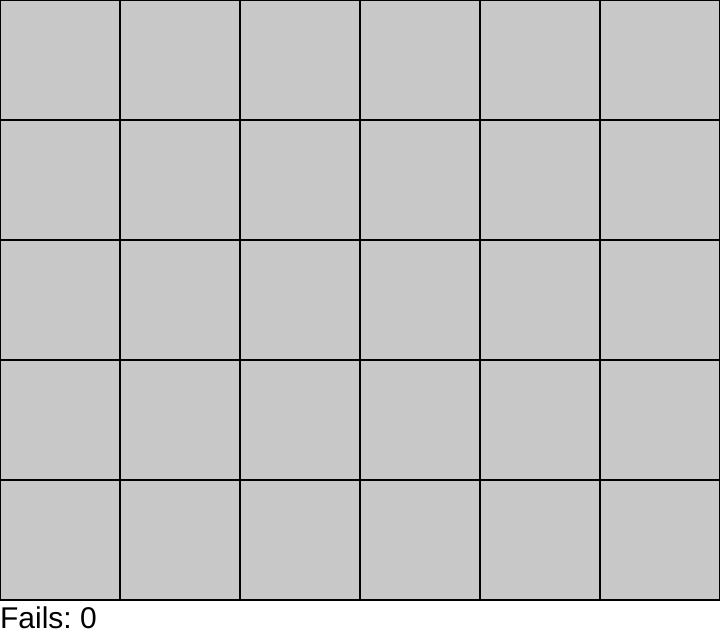
Frame 1 (no input)
Frame 60 (no input): identical to frame 1, image omitted
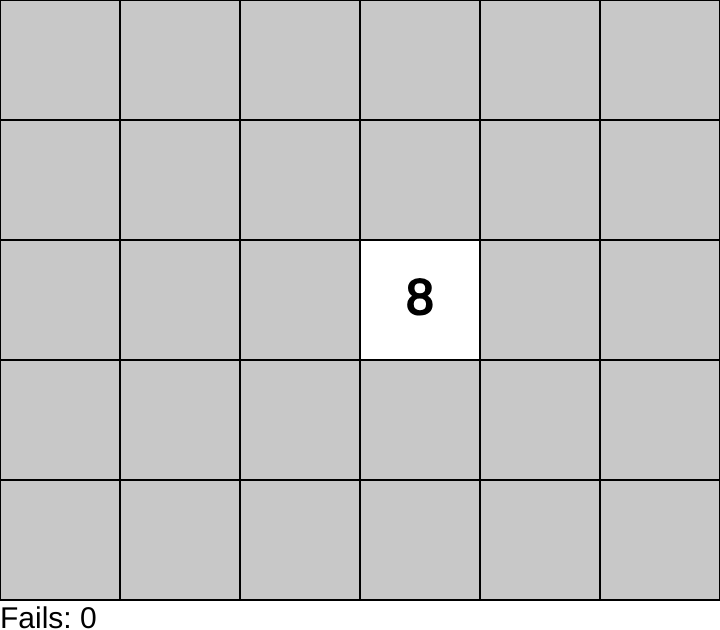
Frame 120 (the mouse pressed at the canvas centre since frame 60)

The p5.js sketch that drew these frames (run headless with seeded random() and noise() and a simulated clock; from frame 60 on, the mouse is pressed at the canvas centre):

// p5.js sketch
// ── sketch.js
const width = 6;
const height = 5;
const cardSize = 120;

let board;
let firstCard = null;
let secondCard = null;

let fails = 0;
let complete = 0;

function Card(letter) {
    this.letter = letter;
    this.shown = false;
    this.finished = false;
}

function setup() {
    createCanvas(width * cardSize, height * cardSize + 30);
    generateBoard();
}

function generateBoard() {
    fails = 0;
    complete = 0;

    board = new Array(width);
    for (let i = 0; i < width; i++) {
        board[i] = new Array(height);
    }

    let cardsLeft = width * height;
    let lastLetter = 0;

    while (cardsLeft > 0) {
        let x = floor(random(width));
        let y = floor(random(height));
        if (board[x][y] === undefined) {
            if (cardsLeft % 2 === 0) {
                lastLetter++;
            }
            board[x][y] = new Card(String(lastLetter));
            cardsLeft--;
        }
    }
}

function draw() {
    background(255);

    for (let i = 0; i < width; i++) {
        for (let j = 0; j < height; j++) {
            var card = board[i][j];

            if (card.shown) {
                if (card.finished) {
                    fill(0, 255, 0);
                } else {
                    fill(255);
                }
            } else {
                fill(200);
            }

            stroke(0);
            strokeWeight(2);
            rect(i * cardSize, j * cardSize, cardSize, cardSize);

            if (card.shown) {
                fill(0);
                textAlign(CENTER, CENTER);
                textSize(50);
                text(card.letter, i * cardSize + cardSize / 2, j * cardSize + cardSize / 2);
            }
        }
    }

    fill(0);
    noStroke();
    textAlign(LEFT, CENTER);
    textSize(30);
    text('Fails: ' + fails, 0, cardSize * height + 20);

    if (complete >= width * height / 2) {
        fill(255, 0, 0);
        textAlign(CENTER, CENTER);
        textSize(100);
        text('You did it!', cardSize * width / 2, cardSize * height / 2);
    }
}

function mousePressed() {
    if (complete >= width * height / 2) {
        generateBoard();
        return;
    }

    if (firstCard !== null && secondCard !== null) {
        firstCard.shown = false;
        secondCard.shown = false;
        firstCard = null;
        secondCard = null;

        fails++;
        return;
    }

    for (let i = 0; i < width; i++) {
        for (let j = 0; j < height; j++) {
            let x = i * cardSize;
            let y = j * cardSize;

            if (mouseX >= x && mouseX < x + cardSize && mouseY >= y && mouseY < y + cardSize) {
                var card = board[i][j];
                if (!card.shown && !card.finished) {
                    card.shown = true;

                    if (firstCard === null) {
                        firstCard = card;
                    } else {
                        if (secondCard === null) {
                            secondCard = card;

                            if (firstCard.letter === secondCard.letter) {
                                firstCard.finished = true;
                                secondCard.finished = true;

                                complete++;

                                firstCard = null;
                                secondCard = null;
                            }
                        }
                    }
                }
            }
        }
    }
}
